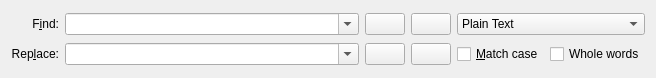
<?xml version="1.0" encoding="UTF-8"?>
<ui version="4.0">
 <author>Sebastian Pipping</author>
 <class>toSearchReplaceUI</class>
 <widget class="QWidget" name="toSearchReplaceUI">
  <property name="geometry">
   <rect>
    <x>0</x>
    <y>0</y>
    <width>656</width>
    <height>78</height>
   </rect>
  </property>
  <property name="sizePolicy">
   <sizepolicy hsizetype="MinimumExpanding" vsizetype="Fixed">
    <horstretch>0</horstretch>
    <verstretch>0</verstretch>
   </sizepolicy>
  </property>
  <layout class="QGridLayout" name="gridLayout">
   <item row="0" column="0">
    <widget class="QLabel" name="label">
     <property name="text">
      <string>F&amp;ind:</string>
     </property>
     <property name="alignment">
      <set>Qt::AlignRight|Qt::AlignTrailing|Qt::AlignVCenter</set>
     </property>
     <property name="buddy">
      <cstring>SearchText</cstring>
     </property>
    </widget>
   </item>
   <item row="0" column="3">
    <widget class="QPushButton" name="SearchPrevious">
     <property name="toolTip">
      <string>Jump to previous match</string>
     </property>
     <property name="icon">
      <iconset resource="../tora.qrc">
       <normaloff>:/icons/find_prev.png</normaloff>:/icons/find_prev.png</iconset>
     </property>
     <property name="shortcut">
      <string>Ctrl+P</string>
     </property>
    </widget>
   </item>
   <item row="0" column="1">
    <widget class="QComboBox" name="SearchText">
     <property name="sizePolicy">
      <sizepolicy hsizetype="Expanding" vsizetype="Fixed">
       <horstretch>0</horstretch>
       <verstretch>0</verstretch>
      </sizepolicy>
     </property>
     <property name="focusPolicy">
      <enum>Qt::StrongFocus</enum>
     </property>
     <property name="toolTip">
      <string>Text to search for</string>
     </property>
     <property name="editable">
      <bool>true</bool>
     </property>
     <property name="maxCount">
      <number>30</number>
     </property>
     <property name="insertPolicy">
      <enum>QComboBox::InsertAtTop</enum>
     </property>
    </widget>
   </item>
   <item row="0" column="4" colspan="2">
    <widget class="QComboBox" name="SearchMode">
     <property name="toolTip">
      <string>Search mode</string>
     </property>
     <property name="maxVisibleItems">
      <number>4</number>
     </property>
     <property name="frame">
      <bool>true</bool>
     </property>
     <item>
      <property name="text">
       <string>Plain Text</string>
      </property>
     </item>
     <item>
      <property name="text">
       <string>Regular Expression</string>
      </property>
     </item>
    </widget>
   </item>
   <item row="0" column="2">
    <widget class="QPushButton" name="SearchNext">
     <property name="toolTip">
      <string>Jump to next match</string>
     </property>
     <property name="icon">
      <iconset resource="../tora.qrc">
       <normaloff>:/icons/find_next.png</normaloff>:/icons/find_next.png</iconset>
     </property>
     <property name="shortcut">
      <string>Ctrl+N</string>
     </property>
    </widget>
   </item>
   <item row="1" column="1">
    <widget class="QComboBox" name="ReplacementText">
     <property name="sizePolicy">
      <sizepolicy hsizetype="Expanding" vsizetype="Fixed">
       <horstretch>0</horstretch>
       <verstretch>0</verstretch>
      </sizepolicy>
     </property>
     <property name="toolTip">
      <string>Text to replace with</string>
     </property>
     <property name="editable">
      <bool>true</bool>
     </property>
    </widget>
   </item>
   <item row="1" column="2">
    <widget class="QPushButton" name="Replace">
     <property name="toolTip">
      <string>Replace next match</string>
     </property>
     <property name="icon">
      <iconset resource="../tora.qrc">
       <normaloff>:/icons/replace_next.png</normaloff>:/icons/replace_next.png</iconset>
     </property>
    </widget>
   </item>
   <item row="1" column="0">
    <widget class="QLabel" name="label_3">
     <property name="text">
      <string>Rep&amp;lace:</string>
     </property>
     <property name="alignment">
      <set>Qt::AlignRight|Qt::AlignTrailing|Qt::AlignVCenter</set>
     </property>
     <property name="buddy">
      <cstring>ReplacementText</cstring>
     </property>
    </widget>
   </item>
   <item row="1" column="3">
    <widget class="QPushButton" name="ReplaceAll">
     <property name="toolTip">
      <string>Replace all matches</string>
     </property>
     <property name="icon">
      <iconset resource="../tora.qrc">
       <normaloff>:/icons/replace_all.png</normaloff>:/icons/replace_all.png</iconset>
     </property>
    </widget>
   </item>
   <item row="1" column="5">
    <widget class="QCheckBox" name="WholeWords">
     <property name="text">
      <string>Whole words</string>
     </property>
    </widget>
   </item>
   <item row="1" column="4">
    <widget class="QCheckBox" name="MatchCase">
     <property name="toolTip">
      <string>Case-sensitive searching</string>
     </property>
     <property name="text">
      <string>&amp;Match case</string>
     </property>
    </widget>
   </item>
  </layout>
 </widget>
 <tabstops>
  <tabstop>SearchText</tabstop>
  <tabstop>SearchNext</tabstop>
  <tabstop>SearchPrevious</tabstop>
  <tabstop>ReplacementText</tabstop>
  <tabstop>Replace</tabstop>
  <tabstop>ReplaceAll</tabstop>
  <tabstop>SearchMode</tabstop>
  <tabstop>MatchCase</tabstop>
 </tabstops>
 <resources>
  <include location="../tora.qrc"/>
 </resources>
 <connections/>
</ui>
